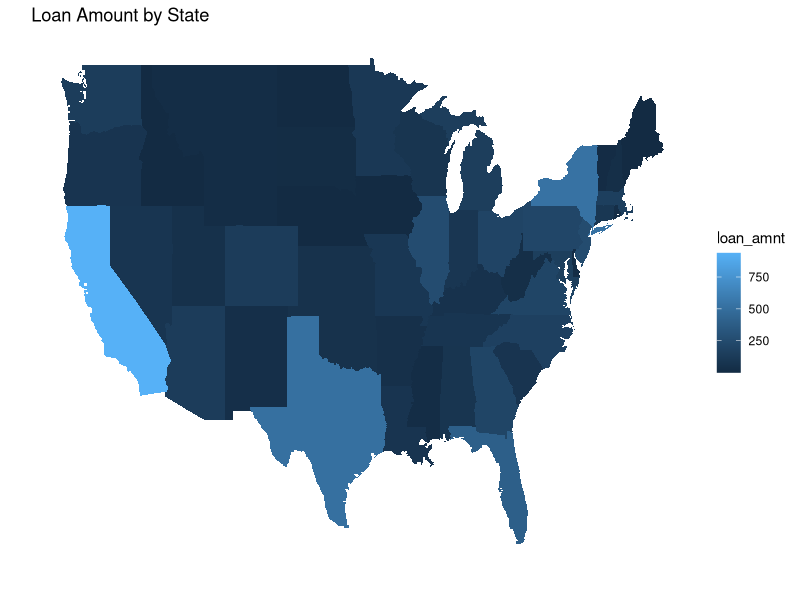

This chart was generated by the following R code: (Note: this script raises an error after producing the figure.)
require(ggplot2)
require(maps)
require(plyr)
states <- map_data("state")

# 
# dat <- read.csv('LoanStatsNew.csv',header=TRUE)
# loan_state <- aggregate(loan_amnt~addr_state,dat,sum)
# names(loan_state)[1] <- 'state'
# loan_state$state <- tolower(loan_state$state)
# loan_state$state[1] <- 'nd'
# 
# state_name <- data.frame(tolower(state.abb),tolower(state.name))
# names(state_name) <- c('state','states')
# loanbystate <- join(loan_state,state_name,by='state')
# loanbystate <- loanbystate[,-1]
# names(loanbystate)[2] <- 'region'
# loanbystate[,1] <-loanbystate[,1]/1000000 
# write.table(loanbystate,'loanbystate.csv',row.names=F,sep=',')

loanbystate <- read.csv('loanbystate.csv',header=T)

choro <- merge(states, loanbystate, sort = FALSE, by = "region")
choro <- choro[order(choro$order), ]
q <- qplot(long, lat, data = choro, group = group, fill = loan_amnt,
      geom = "polygon",main='Loan Amount by State',xlab='',ylab='') + 
  theme(panel.background = element_blank(),axis.text = element_blank(),
        axis.ticks =element_blank()) 

q+  scale_fill_gradient2('Total Loan Amount \n(in Million $)',low = "#0000FF", mid = "#FFFFFF", high ="#FF0000",midpoint = median(choro$loan_amnt),
                         space = "rgb", guide = "colourbar") 

